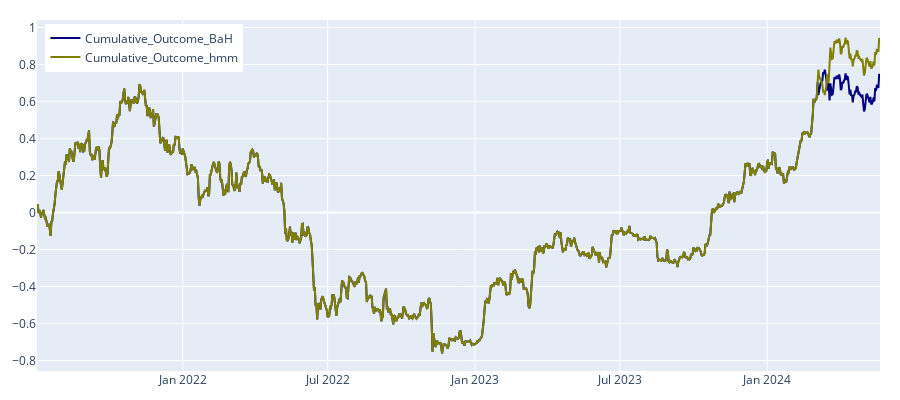

The cell this chart's notebook holds for it:
### Markdown cell above
Finally, we plot the cumulative outcomes from both strategies to compare the results.

### Code cell
fig = go.Figure()

fig.add_trace(go.Line(x=prices_with_states.index, y=prices_with_states["Cumulative_Outcome_BaH"], 
                      name = 'Cumulative_Outcome_BaH', line_color = 'navy'))

fig.add_trace(go.Line(x= prices_with_states.index, y=prices_with_states['Cumulative_Outcome_hmm'], 
                      name = 'Cumulative_Outcome_hmm', line_color = 'olive'))

fig.update_layout(height=400, width=900, legend=dict(
    yanchor="top", y=0.99, xanchor="left",x=0.01), 
    margin=dict(l=20, r=20, t=20, b=20))

fig.show()

### Figure 1 — Plotly figure (JSON) as saved in the notebook; plotly's stock layout.template omitted (floating-point values rounded to 4 significant figures; data arrays with more than 128 entries replaced by an {"elided": "..."} marker saying what was removed)
{"data": [{"line": {"color": "navy"}, "name": "Cumulative_Outcome_BaH", "type": "scatter", "x": {"elided": "1054 str values"}, "y": {"elided": "1054 float values"}}, {"line": {"color": "olive"}, "name": "Cumulative_Outcome_hmm", "type": "scatter", "x": {"elided": "1054 str values"}, "y": {"elided": "1054 float values"}}], "layout": {"height": 400, "legend": {"x": 0.01, "xanchor": "left", "y": 0.99, "yanchor": "top"}, "margin": {"b": 20, "l": 20, "r": 20, "t": 20}, "width": 900}}
